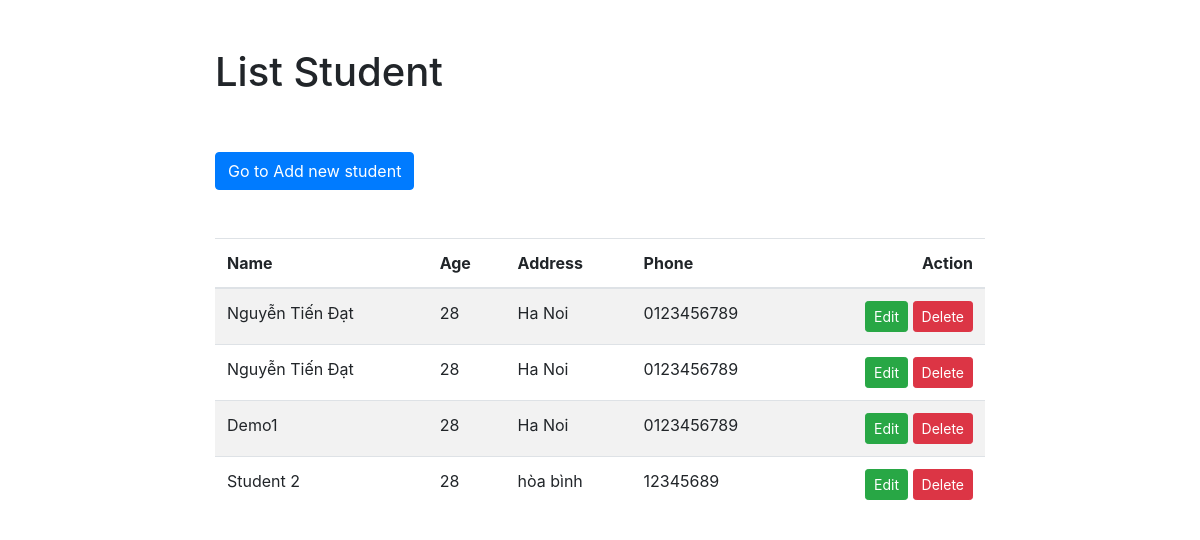
Page /NguyenTienDat2110017-Practice/list-student.php on the committed database.
### tables this page shows
CREATE TABLE `student` (
  `id` int(11) NOT NULL,
  `name` varchar(255) NOT NULL,
  `age` tinyint(4) NOT NULL,
  `address` varchar(200) NOT NULL,
  `telephone` varchar(20) NOT NULL
);

### NguyenTienDat2110017-Practice/list-student.php (the view, shortened to what this page needs)
<!doctype html>
<html lang="en">
<head>
    <link rel="stylesheet" href="https://stackpath.bootstrapcdn.com/bootstrap/4.3.1/css/bootstrap.min.css"
>
</head>
<?php
require("db.php");
$sql = "SELECT * FROM student";
$pdo_stm = $conn->prepare($sql);
$result = $pdo_stm->execute();
$rows = $pdo_stm->fetchAll(PDO::FETCH_BOTH);
?>
<body>
    <div class="container col-md-8 mt-5">
        <h1 class="tex-center">List Student</h1>
        <a href="index.php" class="btn btn-primary mt-5">Go to Add new student</a>
        <table class="table table-striped table-inverse mt-5">
            <thead class="thead-inverse">
                <tr>
                    <th>Name</th>
                    <th>Age</th>
                    <th>Address</th>
                    <th>Phone</th>
                    <th class="text-right">Action</th>
                </tr>
            </thead>
            <tbody>
                <?php foreach ($rows as $student) { ?>
                <tr>
                    <td scope="row">
                        <?php echo $student['name']; ?>
                    </td>
                    <td>
                        <?php echo $student['age']; ?>
                    </td>
                    <td>
                        <?php echo $student['address']; ?>
                    </td>
                    <td>
                        <?php echo $student['telephone']; ?>
                    </td>
                    <td class="text-right">
                        <a href="#" class="btn btn-sm btn-success">Edit</a>
                        <a href="#" class="btn btn-sm btn-danger">Delete</a>
                    </td>
                </tr>
                <?php } ?>
            </tbody>
        </table>
    </div>
</body>
</html>

### rows in the picture
student: name "Nguyễn Tiến Đạt", age "28", address "Ha Noi", telephone "0123456789"
student: name "Nguyễn Tiến Đạt", age "28", address "Ha Noi", telephone "0123456789"
student: name "Demo1", age "28", address "Ha Noi", telephone "0123456789"
student: name "Student 2", age "28", address "hòa bình", telephone "12345689"
